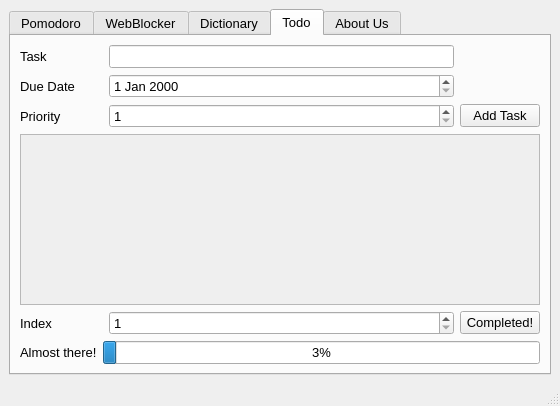
<?xml version="1.0" encoding="UTF-8"?>
<ui version="4.0">
 <class>MainWindow</class>
 <widget class="QMainWindow" name="MainWindow">
  <property name="geometry">
   <rect>
    <x>0</x>
    <y>0</y>
    <width>560</width>
    <height>406</height>
   </rect>
  </property>
  <property name="windowTitle">
   <string>DeskFocus</string>
  </property>
  <widget class="QWidget" name="centralwidget">
   <layout class="QVBoxLayout" name="verticalLayout">
    <item>
     <widget class="QTabWidget" name="tabWidget">
      <property name="font">
       <font>
        <pointsize>10</pointsize>
       </font>
      </property>
      <property name="currentIndex">
       <number>3</number>
      </property>
      <widget class="QWidget" name="tab_pomodoro">
       <attribute name="title">
        <string>Pomodoro</string>
       </attribute>
       <layout class="QGridLayout" name="gridLayout_6">
        <item row="0" column="1">
         <widget class="QSpinBox" name="spinBox_pom_min">
          <property name="minimum">
           <number>5</number>
          </property>
          <property name="maximum">
           <number>200</number>
          </property>
          <property name="singleStep">
           <number>5</number>
          </property>
         </widget>
        </item>
        <item row="2" column="0" colspan="2">
         <widget class="QLabel" name="label_current_time">
          <property name="font">
           <font>
            <family>Comic Sans MS</family>
            <pointsize>40</pointsize>
           </font>
          </property>
          <property name="text">
           <string>CURRENT TIME</string>
          </property>
          <property name="alignment">
           <set>Qt::AlignCenter</set>
          </property>
         </widget>
        </item>
        <item row="4" column="0" colspan="2">
         <widget class="QPushButton" name="pb_pause">
          <property name="font">
           <font>
            <pointsize>10</pointsize>
           </font>
          </property>
          <property name="text">
           <string>PAUSE</string>
          </property>
         </widget>
        </item>
        <item row="3" column="0" colspan="2">
         <widget class="QPushButton" name="pb_start">
          <property name="font">
           <font>
            <pointsize>10</pointsize>
           </font>
          </property>
          <property name="text">
           <string>START</string>
          </property>
         </widget>
        </item>
        <item row="5" column="0" colspan="2">
         <widget class="QPushButton" name="pushButton_3">
          <property name="font">
           <font>
            <pointsize>10</pointsize>
           </font>
          </property>
          <property name="text">
           <string>STOP</string>
          </property>
         </widget>
        </item>
        <item row="0" column="0">
         <widget class="QLabel" name="label_min_pomo">
          <property name="font">
           <font>
            <pointsize>10</pointsize>
           </font>
          </property>
          <property name="text">
           <string>Minutes</string>
          </property>
          <property name="alignment">
           <set>Qt::AlignCenter</set>
          </property>
         </widget>
        </item>
        <item row="1" column="0" colspan="2">
         <widget class="QPushButton" name="pushButton_study_toggle">
          <property name="text">
           <string>Study</string>
          </property>
         </widget>
        </item>
       </layout>
      </widget>
      <widget class="QWidget" name="tab_webblocker">
       <attribute name="title">
        <string>WebBlocker</string>
       </attribute>
       <layout class="QGridLayout" name="gridLayout_5">
        <item row="2" column="1">
         <widget class="QComboBox" name="comboBox_starthr"/>
        </item>
        <item row="2" column="0">
         <widget class="QLabel" name="label_2">
          <property name="font">
           <font>
            <pointsize>10</pointsize>
           </font>
          </property>
          <property name="text">
           <string>Start blocking</string>
          </property>
          <property name="alignment">
           <set>Qt::AlignCenter</set>
          </property>
         </widget>
        </item>
        <item row="1" column="0">
         <widget class="QLabel" name="label_6">
          <property name="font">
           <font>
            <pointsize>10</pointsize>
           </font>
          </property>
          <property name="text">
           <string>Day</string>
          </property>
          <property name="alignment">
           <set>Qt::AlignCenter</set>
          </property>
         </widget>
        </item>
        <item row="4" column="0">
         <widget class="QLabel" name="label_3">
          <property name="font">
           <font>
            <pointsize>10</pointsize>
           </font>
          </property>
          <property name="text">
           <string>End blocking</string>
          </property>
          <property name="alignment">
           <set>Qt::AlignCenter</set>
          </property>
         </widget>
        </item>
        <item row="2" column="2">
         <widget class="QComboBox" name="comboBox_startmin"/>
        </item>
        <item row="1" column="1" colspan="2">
         <widget class="QComboBox" name="comboBox_webday_dropdown">
          <property name="font">
           <font>
            <pointsize>10</pointsize>
           </font>
          </property>
         </widget>
        </item>
        <item row="5" column="1" colspan="2">
         <widget class="QPlainTextEdit" name="plainTextEdit_sites">
          <property name="font">
           <font>
            <pointsize>9</pointsize>
           </font>
          </property>
          <property name="plainText">
           <string>www.facebook.com</string>
          </property>
         </widget>
        </item>
        <item row="5" column="0">
         <widget class="QLabel" name="label_blocklist">
          <property name="maximumSize">
           <size>
            <width>90</width>
            <height>16777215</height>
           </size>
          </property>
          <property name="font">
           <font>
            <pointsize>10</pointsize>
           </font>
          </property>
          <property name="text">
           <string>BlockList</string>
          </property>
          <property name="alignment">
           <set>Qt::AlignCenter</set>
          </property>
         </widget>
        </item>
        <item row="8" column="0" colspan="3">
         <widget class="QPushButton" name="pushButton_web_update">
          <property name="font">
           <font>
            <pointsize>10</pointsize>
           </font>
          </property>
          <property name="text">
           <string>Update</string>
          </property>
         </widget>
        </item>
        <item row="4" column="1">
         <widget class="QComboBox" name="comboBox_stophr"/>
        </item>
        <item row="4" column="2">
         <widget class="QComboBox" name="comboBox_stopmin"/>
        </item>
       </layout>
      </widget>
      <widget class="QWidget" name="tab_dictionary">
       <attribute name="title">
        <string>Dictionary</string>
       </attribute>
       <layout class="QGridLayout" name="gridLayout_2">
        <item row="0" column="0">
         <layout class="QGridLayout" name="gridLayout_dictionary_2">
          <item row="2" column="1">
           <widget class="QLineEdit" name="lineEdit_dictsearch_2">
            <property name="font">
             <font>
              <pointsize>10</pointsize>
             </font>
            </property>
            <property name="toolTip">
             <string>enter word here</string>
            </property>
            <property name="text">
             <string/>
            </property>
            <property name="dragEnabled">
             <bool>true</bool>
            </property>
           </widget>
          </item>
          <item row="3" column="0" colspan="2">
           <widget class="QPushButton" name="pushButton_dictsearch">
            <property name="font">
             <font>
              <pointsize>10</pointsize>
             </font>
            </property>
            <property name="text">
             <string>Search</string>
            </property>
           </widget>
          </item>
          <item row="1" column="0">
           <widget class="QLabel" name="label_lookup_2">
            <property name="font">
             <font>
              <pointsize>10</pointsize>
             </font>
            </property>
            <property name="text">
             <string>Look up</string>
            </property>
            <property name="alignment">
             <set>Qt::AlignCenter</set>
            </property>
           </widget>
          </item>
          <item row="1" column="1">
           <widget class="QComboBox" name="comboBox_lookup_2_"/>
          </item>
          <item row="4" column="0">
           <widget class="QLabel" name="label_result_2">
            <property name="font">
             <font>
              <pointsize>10</pointsize>
             </font>
            </property>
            <property name="text">
             <string>Result</string>
            </property>
            <property name="alignment">
             <set>Qt::AlignCenter</set>
            </property>
           </widget>
          </item>
          <item row="2" column="0">
           <widget class="QLabel" name="label_searchtern_2">
            <property name="font">
             <font>
              <pointsize>10</pointsize>
             </font>
            </property>
            <property name="text">
             <string>Search term</string>
            </property>
            <property name="alignment">
             <set>Qt::AlignCenter</set>
            </property>
           </widget>
          </item>
          <item row="4" column="1">
           <widget class="QLabel" name="label">
            <property name="text">
             <string>TextLabel</string>
            </property>
            <property name="alignment">
             <set>Qt::AlignJustify|Qt::AlignVCenter</set>
            </property>
           </widget>
          </item>
         </layout>
        </item>
       </layout>
      </widget>
      <widget class="QWidget" name="tab_todo">
       <attribute name="title">
        <string>Todo</string>
       </attribute>
       <layout class="QGridLayout" name="gridLayout">
        <item row="0" column="1">
         <widget class="QLabel" name="label_7">
          <property name="text">
           <string>Task</string>
          </property>
         </widget>
        </item>
        <item row="6" column="2" colspan="3">
         <widget class="QProgressBar" name="progressBar">
          <property name="value">
           <number>3</number>
          </property>
         </widget>
        </item>
        <item row="3" column="1">
         <widget class="QLabel" name="label_8">
          <property name="text">
           <string>Priority</string>
          </property>
         </widget>
        </item>
        <item row="0" column="3">
         <widget class="QLineEdit" name="lineEdit_addtask"/>
        </item>
        <item row="2" column="3">
         <widget class="QDateEdit" name="dateEdit_duedaete"/>
        </item>
        <item row="5" column="4">
         <widget class="QPushButton" name="pushButton_completedtask">
          <property name="text">
           <string>Completed!</string>
          </property>
         </widget>
        </item>
        <item row="6" column="1">
         <widget class="QLabel" name="label_11">
          <property name="text">
           <string>Almost there!</string>
          </property>
         </widget>
        </item>
        <item row="5" column="3">
         <widget class="QSpinBox" name="spinBox_index_selector_delete">
          <property name="minimum">
           <number>1</number>
          </property>
         </widget>
        </item>
        <item row="3" column="3">
         <widget class="QSpinBox" name="spinBox_priority">
          <property name="minimum">
           <number>1</number>
          </property>
          <property name="maximum">
           <number>5</number>
          </property>
         </widget>
        </item>
        <item row="5" column="1">
         <widget class="QLabel" name="label_10">
          <property name="text">
           <string>Index</string>
          </property>
         </widget>
        </item>
        <item row="3" column="4">
         <widget class="QPushButton" name="pushButton_addtask">
          <property name="text">
           <string>Add Task</string>
          </property>
         </widget>
        </item>
        <item row="4" column="1" colspan="4">
         <widget class="QScrollArea" name="scrollArea_listtasks">
          <property name="widgetResizable">
           <bool>true</bool>
          </property>
          <widget class="QWidget" name="scrollAreaWidgetContents_2">
           <property name="geometry">
            <rect>
             <x>0</x>
             <y>0</y>
             <width>516</width>
             <height>136</height>
            </rect>
           </property>
          </widget>
         </widget>
        </item>
        <item row="2" column="1">
         <widget class="QLabel" name="label_9">
          <property name="text">
           <string>Due Date</string>
          </property>
         </widget>
        </item>
       </layout>
      </widget>
      <widget class="QWidget" name="tab_about_us">
       <attribute name="title">
        <string>About Us</string>
       </attribute>
      </widget>
     </widget>
    </item>
   </layout>
  </widget>
  <widget class="QStatusBar" name="statusbar"/>
 </widget>
 <resources/>
 <connections/>
</ui>
